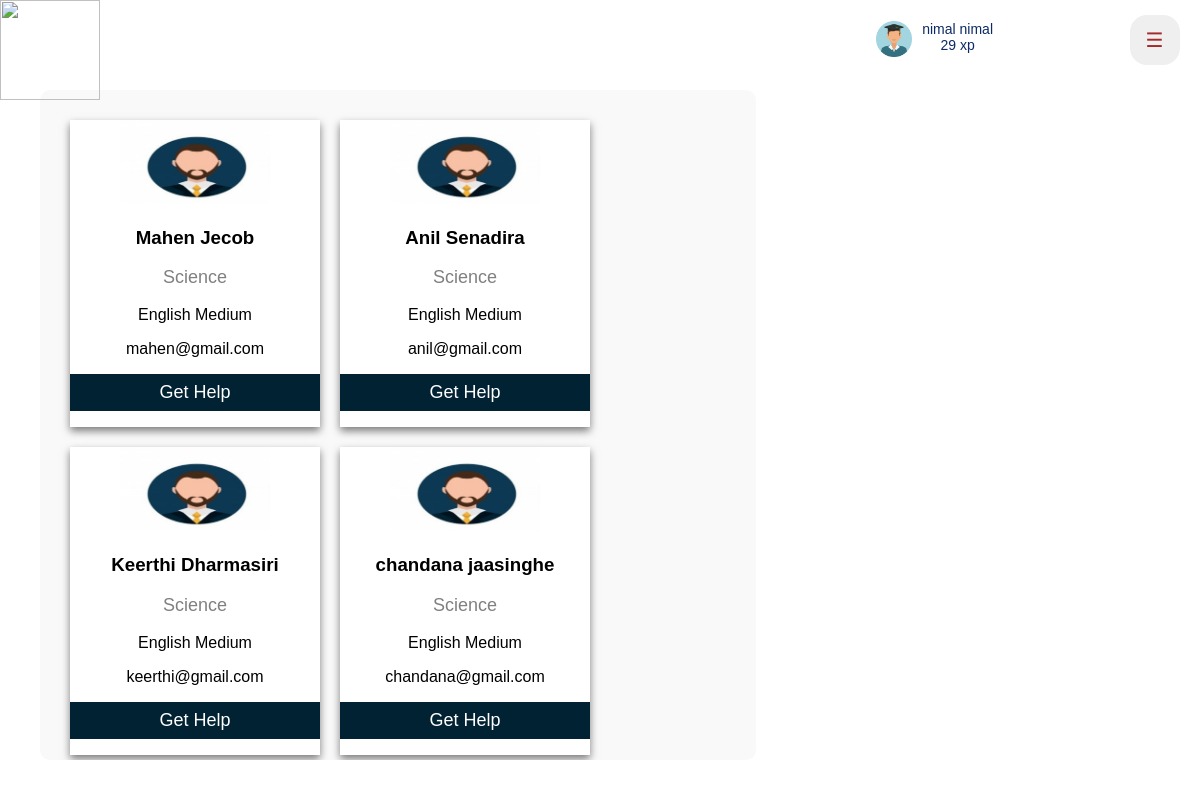
Page /htdocs/ISKOLE/Student/GetHelp/gethelp.php (signed in) on the committed database.
### tables this page shows
CREATE TABLE `teacher` (
  `teacher_id` int(11) NOT NULL,
  `first_name` varchar(20) NOT NULL,
  `last_name` varchar(50) NOT NULL,
  `subject` varchar(20) NOT NULL,
  `medium` varchar(10) NOT NULL,
  `email` varchar(50) NOT NULL,
  `password` varchar(50) NOT NULL,
  `status` tinyint(1) NOT NULL DEFAULT 1,
  `availability` tinyint(1) NOT NULL DEFAULT 0
);

### htdocs/ISKOLE/Student/GetHelp/gethelp.php (the view, shortened to what this page needs)
<?php session_start();;
      include '../../connection.php';
?>
<!DOCTYPE html>
<html>
    <head>
        <link href="gethelp.css?v=<?php echo time()?>" rel="stylesheet" type="text/css">
        </head>
        <body>
          <nav class="navigation-bar">
            <img class="logo" src="logo.PNG" width="100" height="100">
            <a><button class="openbtn" onclick="openNav()">&#9776;</button></a>
            <a href="../../Profile/StuProfile.php">            <button class="name-button">
              <img class="avatar" src="../avatar.png">
              <div class="name-tag"><?php echo $_SESSION['fname']." ".$_SESSION['lname']; ?>
              <br>
              <?php
                if($_SESSION['type'] == 1)
                {
                   echo $_SESSION['xp']." xp";
                }
                else
                {
                }
              ?></div>
          </button></a>
        </nav>
    <div class="thread-container">
      <?php
        $dbQuery = "SELECT * FROM teacher";
        $result = mysqli_query($con, $dbQuery);
        if(!$result)
        {
         echo 'Could not load the data from database! ';
        }
        else
        {
         if(mysqli_num_rows($result) == 0)
         {
             echo 'No teachers in database yet.';
         }
         else
         {
             while($row = mysqli_fetch_assoc($result))
             {
                echo'
                   <div class="card">
                   <img src="teacher1.jpg" style="width: 60%">
                   <h3>'.$row['first_name'].' '.$row['last_name'].'</h3>
                   <p class="title">Science</p>
                   <p>English Medium</p>
                   <p>'.$row['email'].'</p>
                 <p><button id="button1" >Get Help</button></p>
             </div>';
            }
            }
          }
      ?>
      </div>
    </body>
</html>

### htdocs/ISKOLE/Student/GetHelp/gethelp.css (style rules this page uses)
body { margin: 0; padding: 0; background:url(gethelp.JPG) no-repeat; background-size: cover; height: 100vh; font-family: 'Arial'; }
.navigation-bar { width: 100%; height: 90px; background-color: rgba(0, 159, 174, 0.001); }
.navigation-bar > a { float: right; vertical-align: center; margin-right: 20px; height: 80px; line-height: 80px; overflow: hidden; }
.name-button { float: right; width: auto; height: 50px; border-radius: 30px; border-color: transparent; text-align: center; background-color: white; display: flex; padding: 5px 10px 5px 10px; margin-top: 14px; margin-right: 100px; cursor: pointer; }
.avatar { float: right; width: 36px; height: auto; }
.name-tag { width: auto; height: auto; border-radius:30px; border-color: transparent; font-size: 14px; color: rgb(13, 42, 102); font-family: 'Lucida Sans', 'Lucida Sans Regular', 'Lucida Grande', 'Lucida Sans Unicode', Geneva, Verdana, sans-serif; text-align: center; padding: 0 0 0 5px; margin-left: 5px; margin-right: 5px; margin-bottom: 5px; }
.openbtn { width: 50px; height: 50px; border: none; border-radius: 17px; padding-right: 7px; color: brown; font-size: 20px; transition-duration: 0.4s; }
.card { background: white; box-shadow: 0 4px 8px 0 rgba(0, 0, 0, 0.5); width: 250px; margin: 10px; text-align: center; position:static; box-sizing: border-box; }
.title { color: grey; font-size: 18px; }
#button1 { border: none; outline: 0; display: inline-block; padding: 8px; color: white; background-color: #002233; text-align: center; cursor: pointer; width: 100%; font-size: 18px; transition-duration: 0.4s; }
a { text-decoration: none; font-size: 22px; color: black; }
.thread-container { width:58%; height:650px; left: 5%; background-color: rgba(245, 245, 245, 0.61); margin-left:40px; padding-top: 20px; padding-left: 20px; display:flex; flex-wrap: wrap; flex: 0 0 19%; border-radius: 10px; align-items: center; overflow: scroll; }

### rows in the picture
teacher: first_name "Mahen", last_name "Jecob", email "mahen@gmail.com"
teacher: first_name "Anil", last_name "Senadira", email "anil@gmail.com"
teacher: first_name "Keerthi", last_name "Dharmasiri", email "keerthi@gmail.com"
teacher: first_name "chandana", last_name "jaasinghe", email "chandana@gmail.com"

### other values in the picture
$_SESSION['fname'] "nimal"
$_SESSION['lname'] "nimal"
$_SESSION['xp'] "29"
